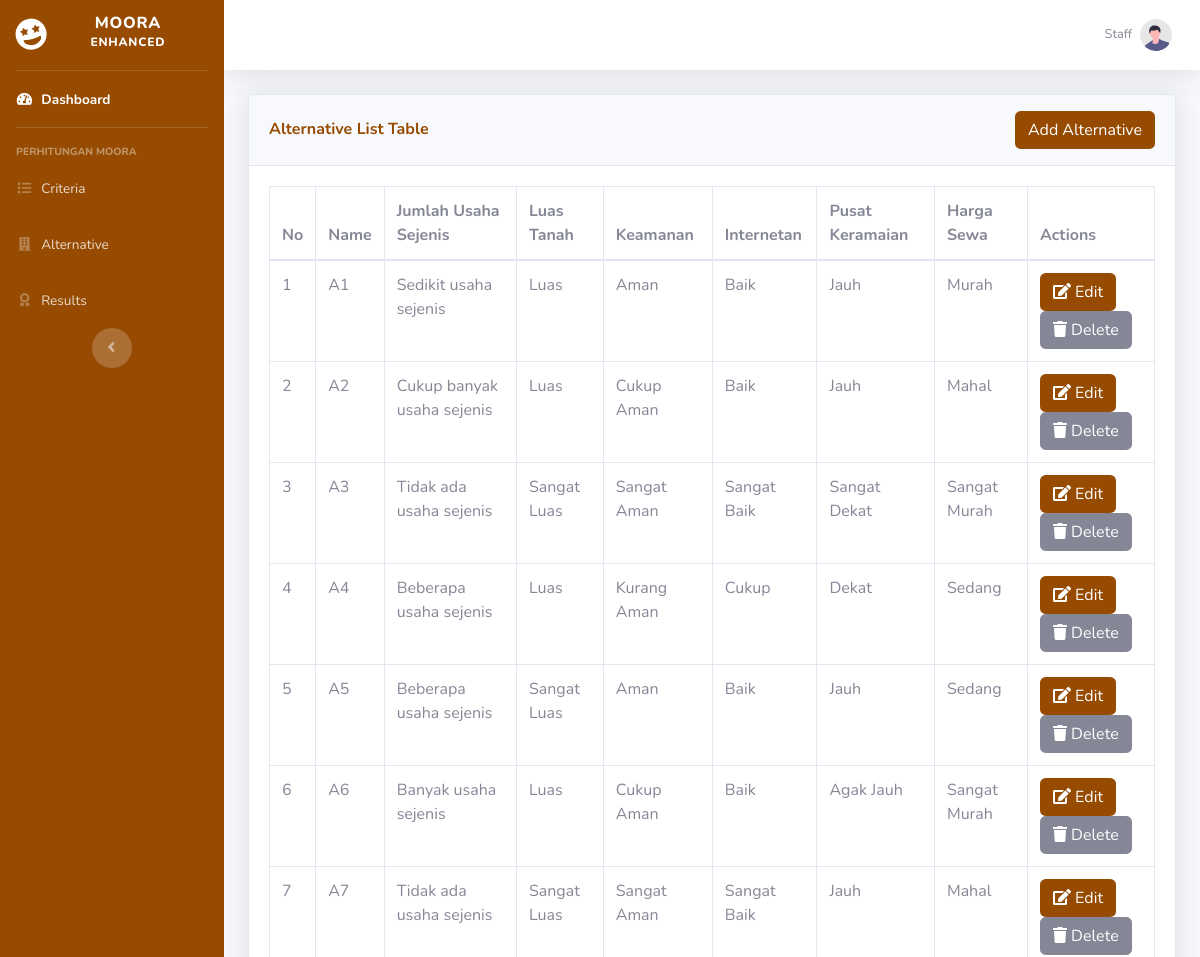
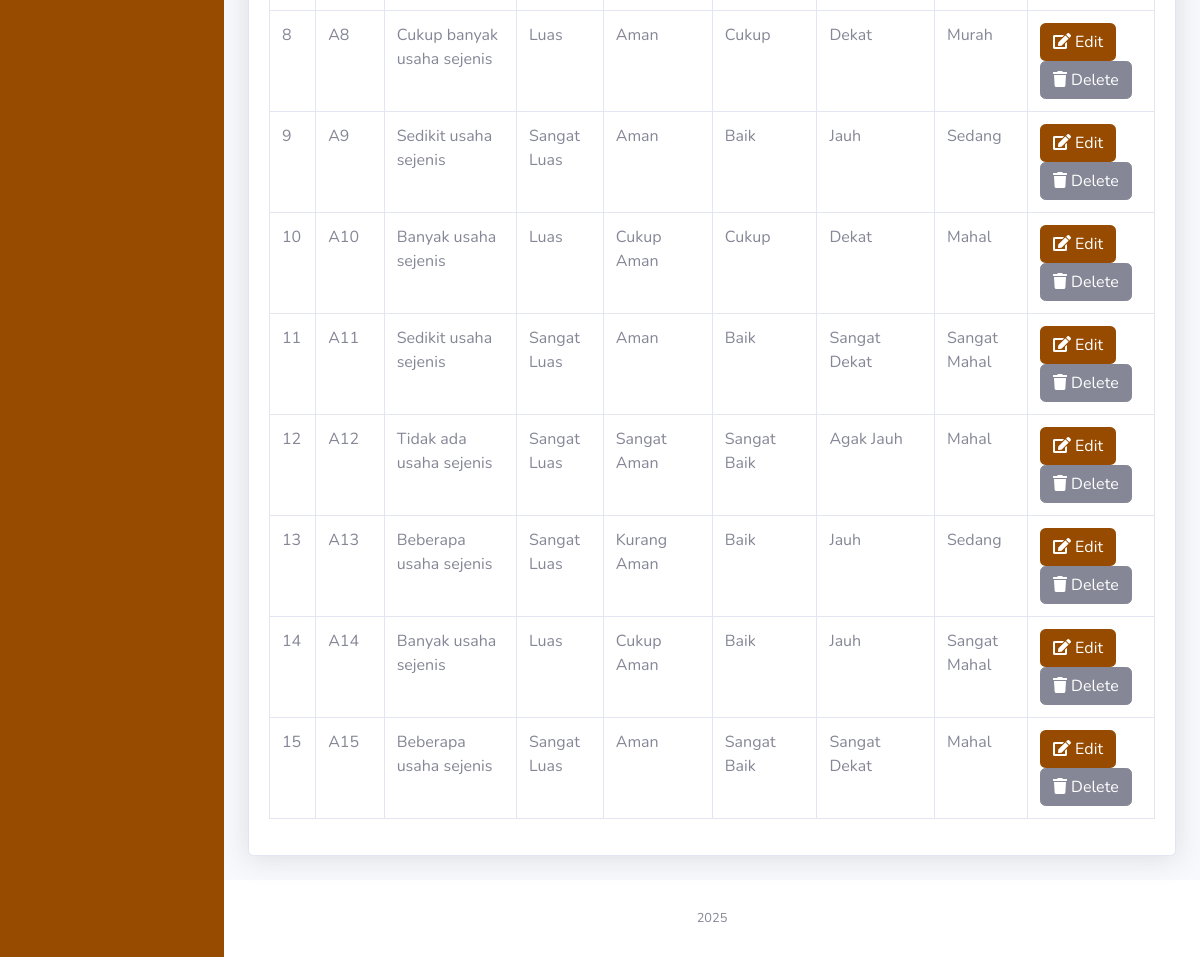
The page /pages/alternatives.php (signed in) on the database its author committed (2 pictures, top to bottom).
### tables this page shows
CREATE TABLE `criteria` (
  `id` int(11) NOT NULL,
  `code` varchar(10) NOT NULL,
  `name` varchar(25) NOT NULL,
  `description` text DEFAULT NULL,
  `type` enum('Cost','Benefit') NOT NULL,
  `weight` decimal(5,2) NOT NULL
);

CREATE TABLE `alternatives` (
  `id` int(11) NOT NULL,
  `name` varchar(25) NOT NULL
);

CREATE TABLE `subcriteria` (
  `id` int(11) NOT NULL,
  `criterion_id` int(11) NOT NULL,
  `subkriteria` text NOT NULL,
  `description` text DEFAULT NULL,
  `score` int(11) DEFAULT NULL
);

### pages/alternatives.php (the view, shortened to what this page needs)
<?php
include '../includes/header.php';
include '../includes/db.php';
?>
<div class="card shadow mb-4">
    <div class="card-header py-3 d-flex justify-content-between align-items-center">
        <h6 class="m-0 font-weight-bold text-coklat">
            Alternative List Table
        </h6>
        <button onclick="location.href='add_alternative.php'" class="btn btn-coklat">Add Alternative</button>
    </div>
    <div class="card-body">
        <div class="table-responsive">
            <table
                class="table table-bordered"
                id="dataTable"
                width="100%"
                cellspacing="0">
                <thead>
                    <tr>
                        <th>No</th>
                        <th>Name</th>
                        <?php
                        $sql_criteria = "SELECT * FROM criteria";
                        $result_criteria = $conn->query($sql_criteria);
                        if ($result_criteria->num_rows > 0) {
                            while ($row = $result_criteria->fetch_assoc()) {
                                echo "<th>{$row['name']}</th>";
                            }
                        }
                        ?>
                        <th>Actions</th>
                    </tr>
                </thead>
                <tbody>
                    <?php
                    $sql_alternatives = "SELECT * FROM alternatives";
                    $result_alternatives = $conn->query($sql_alternatives);
                    $no = 1;
                    if ($result_alternatives->num_rows > 0) {
                        while ($row = $result_alternatives->fetch_assoc()) {
                            echo "<tr>
                        <td>{$no}</td>
                        <td>{$row['name']}</td>";
                            $sql_values = "SELECT * FROM alternative_values WHERE alternative_id = " . $row['id'];
                            $result_values = $conn->query($sql_values);
                            $values = [];
                            if ($result_values->num_rows > 0) {
                                while ($value_row = $result_values->fetch_assoc()) {
                                    $values[$value_row['criterion_id']] = $value_row['value'];
                                }
                            }
                            $sql_criteria = "SELECT * FROM criteria";
                            $result_criteria = $conn->query($sql_criteria);
                            if ($result_criteria->num_rows > 0) {
                                while ($criterion = $result_criteria->fetch_assoc()) {
                                    $subcriteria_sql = "SELECT * FROM subcriteria WHERE criterion_id = " . $criterion['id'];
                                    $subcriteria_result = $conn->query($subcriteria_sql);
                                    $subcriteria_display = '-';
                                    if ($subcriteria_result->num_rows > 0) {
                                        while ($subrow = $subcriteria_result->fetch_assoc()) {
                                            if (isset($values[$criterion['id']]) && $values[$criterion['id']] == $subrow['score']) {
                                                $subcriteria_display = $subrow['subkriteria'];
                                                break;
                                            }
                                        }
                                    }
                                    echo "<td>{$subcriteria_display}</td>";
                                }
                            }
                            echo "<td>
                        <a href='edit_alternative.php?id={$row['id']}' class='btn btn-coklat'> <i class='fas fa-edit'></i> Edit</a>
                        <button class='btn btn-secondary' data-toggle='modal' data-target='#deleteModal{$row['id']}'> <i class='fas fa-trash'></i> Delete</button>
                      </td>
                      </tr>";
                            $no++;
                        }
                    } else {
                        echo "<tr><td colspan='10'>No data available</td></tr>";
                    }
                    ?>
                </tbody>
            </table>
        </div>
    </div>
</div>
<?php include '../includes/sidebar.php'; ?>

### includes/header.php (style rules this page uses)
.text-coklat { color: #964B00; }
.btn-coklat { background-color: #964B00; color: #ffffff; }

### rows shown on the page
criteria: name "Jumlah Usaha Sejenis", subcriteria.subkriteria "Sedikit usaha sejenis", subcriteria.subkriteria "Cukup banyak usaha sejenis", subcriteria.subkriteria "Tidak ada usaha sejenis", subcriteria.subkriteria "Beberapa usaha sejenis", subcriteria.subkriteria "Banyak usaha sejenis"
criteria: name "Luas Tanah", subcriteria.subkriteria "Luas", subcriteria.subkriteria "Sangat Luas"
criteria: name "Keamanan", subcriteria.subkriteria "Aman", subcriteria.subkriteria "Cukup Aman", subcriteria.subkriteria "Sangat Aman", subcriteria.subkriteria "Kurang Aman"
criteria: name "Internetan", subcriteria.subkriteria "Baik", subcriteria.subkriteria "Sangat Baik", subcriteria.subkriteria "Cukup"
criteria: name "Pusat Keramaian", subcriteria.subkriteria "Jauh", subcriteria.subkriteria "Sangat Dekat", subcriteria.subkriteria "Dekat", subcriteria.subkriteria "Agak Jauh"
criteria: name "Harga Sewa", subcriteria.subkriteria "Murah", subcriteria.subkriteria "Mahal", subcriteria.subkriteria "Sangat Murah", subcriteria.subkriteria "Sedang", subcriteria.subkriteria "Sangat Mahal"
alternatives: name "A1"
alternatives: name "A2"
alternatives: name "A3"
alternatives: name "A4"
alternatives: name "A5"
alternatives: name "A6"
alternatives: name "A7"
alternatives: name "A8"
alternatives: name "A9"
alternatives: name "A10"
alternatives: name "A11"
alternatives: name "A12"
alternatives: name "A13"
alternatives: name "A14"
alternatives: name "A15"

### other values the page prints
$_SESSION['name'] "Staff"
